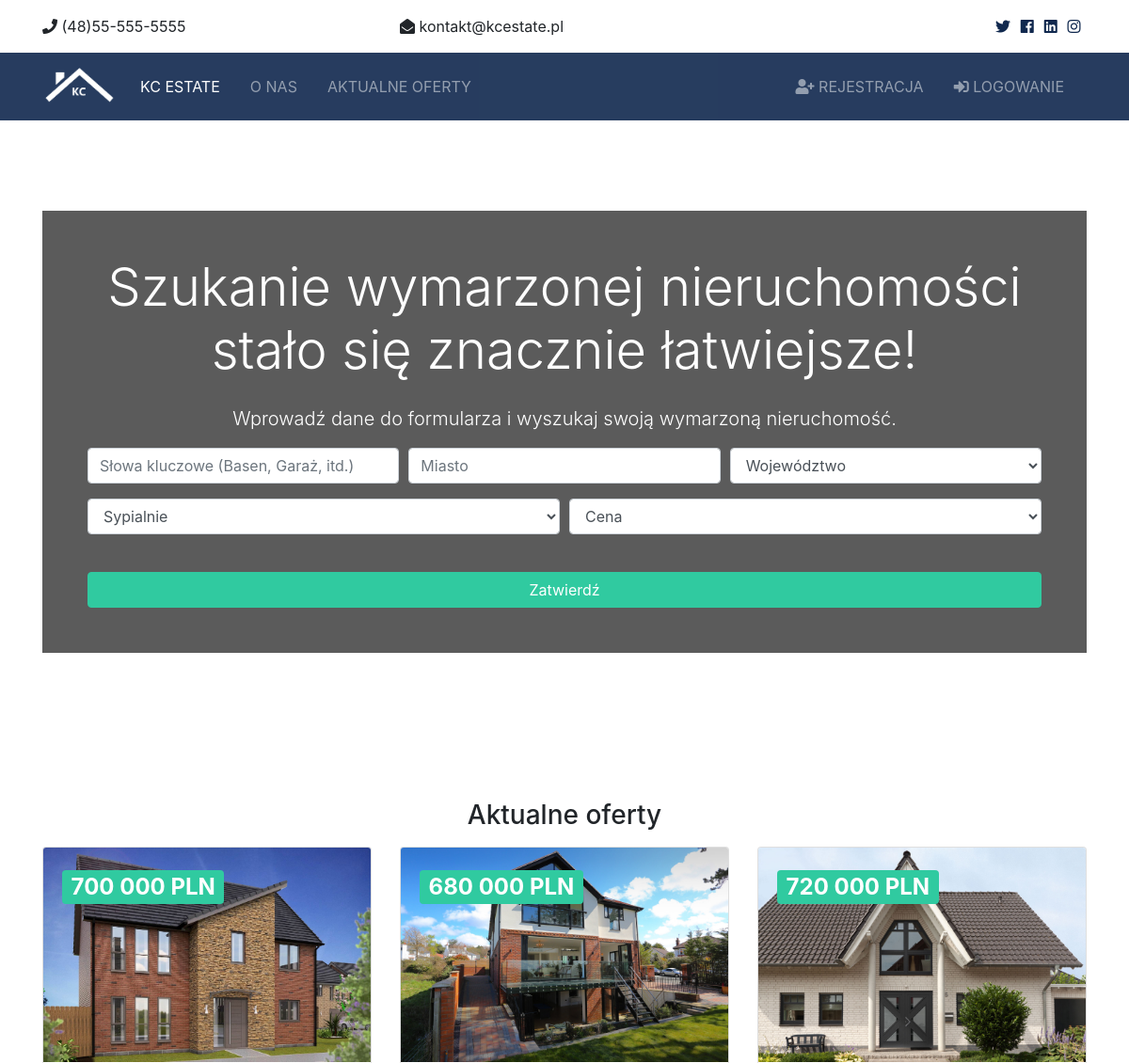
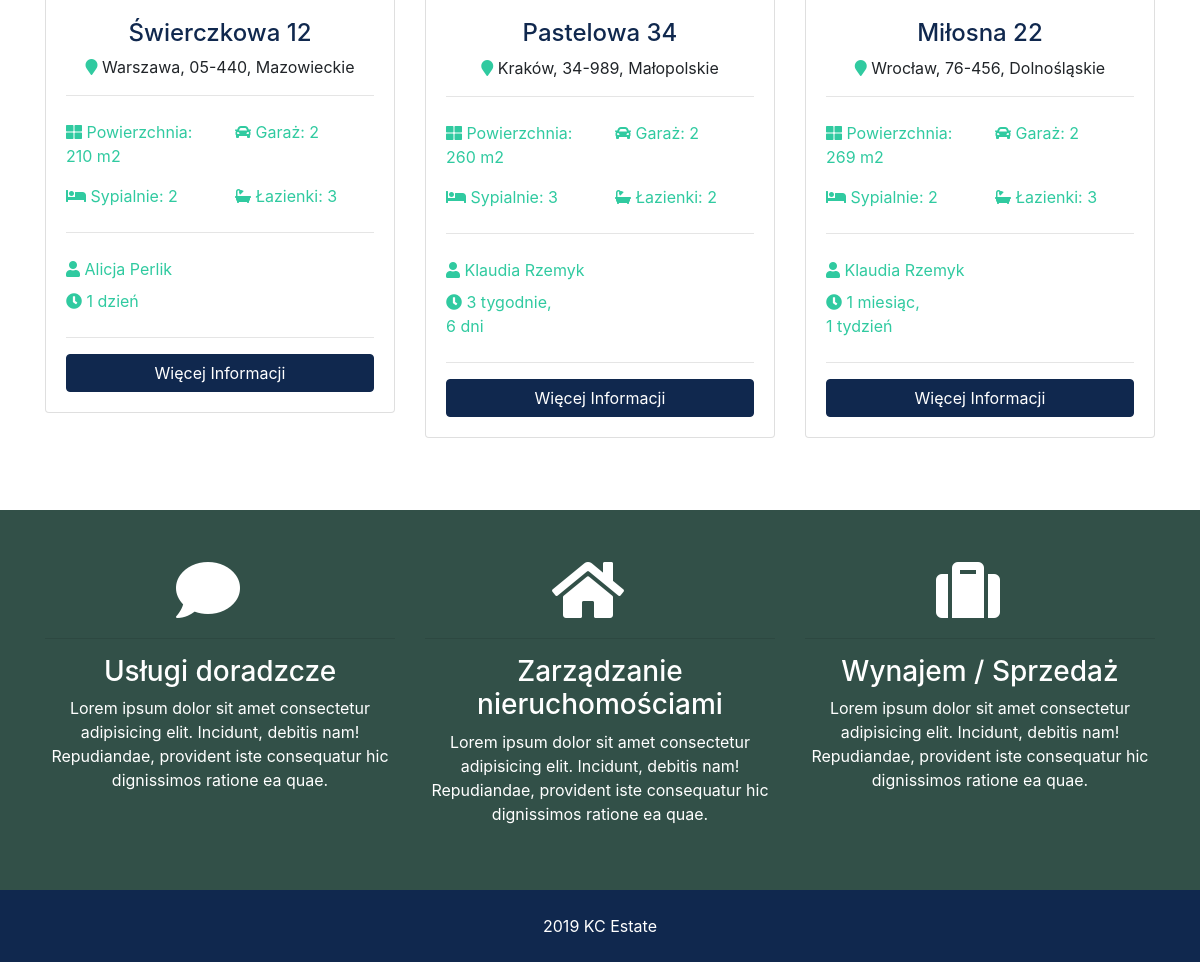
The page / on the database its author committed (2 pictures, top to bottom).
### listings/models.py (models this page shows, shortened)
class Oferty(models.Model):
    agent = models.ForeignKey(Agenci, on_delete = models.DO_NOTHING)
    tytul = models.CharField(max_length=200)
    adres = models.CharField(max_length=200)
    miasto = models.CharField(max_length=100)
    wojewodztwo = models.CharField(max_length=100)
    kodpocztowy = models.CharField(max_length=20)
    opis = models.TextField(blank=True)
    cena = models.IntegerField()
    sypialnie = models.IntegerField()
    lazienki = models.IntegerField()
    garaz = models.IntegerField(default=0)
    pow_domu = models.IntegerField()
    pow_dzialki = models.DecimalField(max_digits=5, decimal_places=1,blank=True)
    zdjecie_glowne = models.ImageField(upload_to='photos/%Y/%m/%d/')
    zdjecie_1 = models.ImageField(upload_to='photos/%Y/%m/%d/',blank=True)
    zdjecie_2 = models.ImageField(upload_to='photos/%Y/%m/%d/',blank=True)
    zdjecie_3 = models.ImageField(upload_to='photos/%Y/%m/%d/',blank=True)
    zdjecie_4 = models.ImageField(upload_to='photos/%Y/%m/%d/',blank=True)
    zdjecie_5 = models.ImageField(upload_to='photos/%Y/%m/%d/',blank=True)
    zdjecie_6 = models.ImageField(upload_to='photos/%Y/%m/%d/',blank=True)
    czy_opublikowane = models.BooleanField(default=True)
    data_oferty = models.DateTimeField(default=datetime.now, blank=True)

### realtors/models.py (models this page shows)
class Agenci(models.Model):
    nazwa = models.CharField(max_length=200)
    zdjecie = models.ImageField(upload_to='photos/%Y/%m/%d/')
    opis = models.TextField(blank=True)
    telefon = models.CharField(max_length=20)
    email = models.CharField(max_length=50)
    czy_sprzedawcam = models.BooleanField(default=False)
    data_zatrudnienia = models.DateTimeField(default=datetime.now)
    def __str__(self):
        return self.nazwa

### strony/views.py (the view)
# urls.py: path('', views.index, name='listings'),
def index(request):
    oferty = Oferty.objects.order_by('-data_oferty').filter(czy_opublikowane=True)[:3]
    context = {
         'oferty': oferty,
         'wojewodztwo_wybor': wojewodztwo_wybor,
         'sypialnie_wybor': sypialnie_wybor,
         'cena_wybor': cena_wybor
    }
    return render(request,'strony/index.html', context)

### templates/strony/index.html (shortened to what this page needs)
<!DOCTYPE html>
{% extends 'base.html' %}
{% load humanize %}
{% block content %}
<section id="showcase">
 <div class="container text-center">
   <div class="home-search p-5">
     <div class="overlay p-5">
       <h1 class="display-4 mb-4">
         Szukanie wymarzonej nieruchomości stało się znacznie łatwiejsze!
       </h1>
       <p class="lead">Wprowadź dane do formularza i wyszukaj swoją wymarzoną nieruchomość.</p>
       <div class="search">
         <form action="{% url 'search' %}">
           <div class="form-row">
             <div class="col-md-4 mb-3">
               <input type="text" name="keywords" class="form-control" placeholder="Słowa kluczowe (Basen, Garaż, itd.)">
             </div>
             <div class="col-md-4 mb-3">
               <input type="text" name="city" class="form-control" placeholder="Miasto">
             </div>
             <div class="col-md-4 mb-3">
               <select name="wojewodztwo" class="form-control">
                <option selected="true" disabled="disabled"> Województwo</option>
               </select>
             </div>
           </div>
           <div class="form-row">
             <div class="col-md-6 mb-3">
               <select name="sypialnie" class="form-control">
                 <option selected="true" disabled="disabled">Sypialnie</option>
               </select>
             </div>
             <div class="col-md-6 mb-3">
               <select name="cena" class="form-control" id="type">
                 <option selected="true" disabled="disabled"> Cena </option>
               </select>
             </div>
           </div>
           <button class="btn btn-secondary btn-block mt-4" type="submit">Zatwierdź</button>
         </form>
       </div>
     </div>
   </div>
 </div>
</section>
<br>
<section id="listings" class="py-5">
 <div class="container">
   <h3 class="text-center mb-3">Aktualne oferty</h3>
   <div class="row">
    {% if oferty %}
      {% for oferta in oferty %}
        <div class="col-md-6 col-lg-4 mb-4">
          <div class="card listing-preview">
            <img class="card-img-top" src="{{oferta.zdjecie_glowne.url}}" alt="">
            <div class="card-img-overlay">
              <h2>
                <span class="badge badge-secondary text-white">{{oferta.cena | intcomma}} PLN</span>
              </h2>
            </div>
            <div class="card-body">
              <div class="listing-heading text-center">
                <h4 class="text-primary">{{ oferta.tytul }}</h4>
                <p>
                  <i class="fas fa-map-marker text-secondary"></i> {{ oferta.miasto }}, {{ oferta.kodpocztowy }}, {{ oferta.wojewodztwo }} </p>
              </div>
              <hr>
              <div class="row py-2 text-secondary">
                <div class="col-6">
                  <i class="fas fa-th-large"></i> Powierzchnia: {{ oferta.pow_domu }} m2</div>
                <div class="col-6">
                  <i class="fas fa-car"></i> Garaż: {{ oferta.garaz }}</div>
              </div>
              <div class="row py-2 text-secondary">
                <div class="col-6">
                  <i class="fas fa-bed"></i> Sypialnie: {{ oferta.sypialnie }}</div>
                <div class="col-6">
                  <i class="fas fa-bath"></i> Łazienki: {{ oferta.lazienki }}</div>
              </div>
              <hr>
              <div class="row py-2 text-secondary">
                <div class="col-6">
                  <i class="fas fa-user"></i> {{ oferta.agent }}</div>
              </div>
              <div class="row text-secondary pb-2">
                <div class="col-6">
                  <i class="fas fa-clock"></i> {{ oferta.data_oferty | timesince }}</div>
              </div>
              <hr>
             <a href="{% url 'listing' oferta.id  %}" class="btn btn-primary btn-block">Więcej Informacji</a>
            </div>
          </div>
        </div>
      {% endfor %}
    {% else %}
      <div class="col-md-12">
        <p>Brak nieruchomości</p>
      </div>
    {% endif %}
      </div>
 </div>
</section>
<section id="services" class="py-5 bg-secondary text-white">
 <div class="container">
   <div class="row text-center">
     <div class="col-md-4">
       <i class="fas fa-comment fa-4x mr-4"></i>
       <hr>
       <h3>Usługi doradzcze</h3>
       <p>Lorem ipsum dolor sit amet consectetur adipisicing elit. Incidunt, debitis nam! Repudiandae, provident iste consequatur
         hic dignissimos ratione ea quae.</p>
     </div>
     <div class="col-md-4">
       <i class="fas fa-home fa-4x mr-4"></i>
       <hr>
       <h3>Zarządzanie nieruchomościami</h3>
       <p>Lorem ipsum dolor sit amet consectetur adipisicing elit. Incidunt, debitis nam! Repudiandae, provident iste consequatur
         hic dignissimos ratione ea quae.</p>
     </div>
     <div class="col-md-4">
       <i class="fas fa-suitcase fa-4x mr-4"></i>
       <hr>
       <h3>Wynajem / Sprzedaż </h3>
       <p>Lorem ipsum dolor sit amet consectetur adipisicing elit. Incidunt, debitis nam! Repudiandae, provident iste consequatur
         hic dignissimos ratione ea quae.</p>
     </div>
   </div>
 </div>
</section>
{% endblock %}

### Moj_projekt/static3/css/all.css (style rules this page uses)
.fa, .fas, .far, .fal, .fab { -moz-osx-font-smoothing: grayscale; -webkit-font-smoothing: antialiased; display: inline-block; font-style: normal; font-variant: normal; text-rendering: auto; line-height: 1; }
.fa-4x { font-size: 4em; }
.fa-bath:before { content: "\f2cd"; }
.fa-bed:before { content: "\f236"; }
.fa-car:before { content: "\f1b9"; }
.fa-clock:before { content: "\f017"; }
.fa-comment:before { content: "\f075"; }
.fa-home:before { content: "\f015"; }
.fa-map-marker:before { content: "\f041"; }
.fa-suitcase:before { content: "\f0f2"; }
.fa-th-large:before { content: "\f009"; }
.fa-user:before { content: "\f007"; }
.fa, .fas { font-family: 'Font Awesome 5 Free'; font-weight: 900; }

### Moj_projekt/static3/css/style.css (style rules this page uses)
.btn-secondary { color: #fff !important; }
img { width: 100%; }
#showcase { background: url(../img/showcase1.jpg) no-repeat top center fixed/cover; position: relative; min-height: 650px; color: #fff; padding-top: 6rem; }
#showcase .home-search { min-height: 400px; position: relative; border-radius: 5px; }
#showcase .overlay { content: ''; position: absolute; top: 0; left: 0; min-height: 400px; width: 100%; background: rgba(51, 51, 51, 0.8); }
#services { background: url(../img/building1.jpg) no-repeat top center fixed/cover; min-height: 300px; position: relative; overflow: hidden; }
#services::before { content: ''; position: absolute; top: 0; left: 0; min-height: 100%; width: 100%; background: rgba(51, 51, 51, 0.8); }
.listing-preview a { position: relative; }

### rows shown on the page
Oferty: zdjecie_glowne (picture), cena "700 000", tytul "Świerczkowa 12", miasto "Warszawa", kodpocztowy "05-440", wojewodztwo "Mazowieckie", pow_domu "210", garaz "2", sypialnie "2", lazienki "3", agent "Alicja Perlik", data_oferty "1 dzień"
Oferty: zdjecie_glowne (picture), cena "680 000", tytul "Pastelowa 34", miasto "Kraków", kodpocztowy "34-989", wojewodztwo "Małopolskie", pow_domu "260", garaz "2", sypialnie "3", lazienki "2", agent "Klaudia Rzemyk", data_oferty "3 tygodnie, 6 dni"
Oferty: zdjecie_glowne (picture), cena "720 000", tytul "Miłosna 22", miasto "Wrocław", kodpocztowy "76-456", wojewodztwo "Dolnośląskie", pow_domu "269", garaz "2", sypialnie "2", lazienki "3", agent "Klaudia Rzemyk", data_oferty "1 miesiąc, 1 tydzień"
